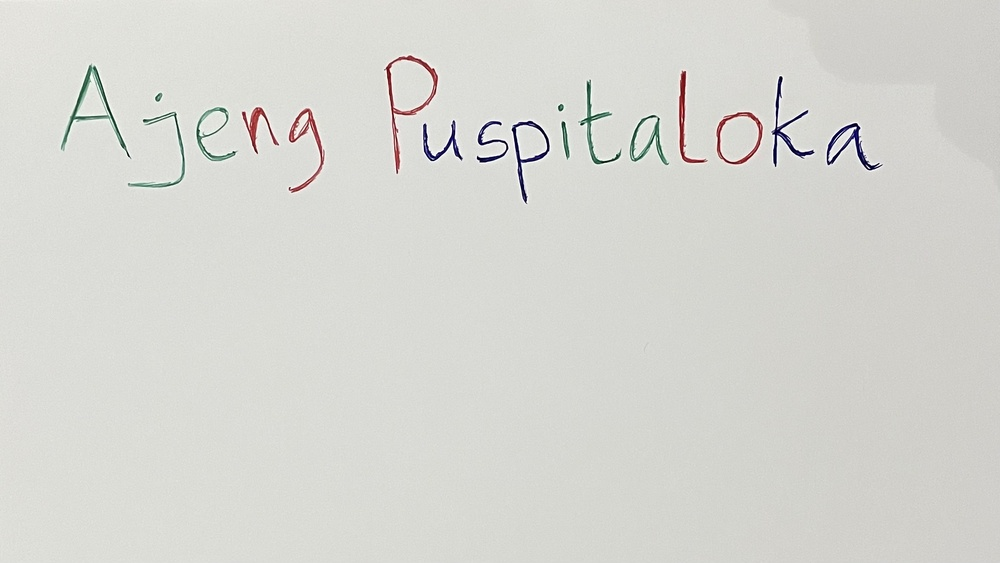
#> input picture AjengUts.jpg, 1000 x 563 px, shrunk from 2307 x 1299 before the run
$ jupyter execute 'Ajeng Puspitaloka UTS PCD.ipynb'
#> lines starting #> are read from the running program, lines starting #| are printed output that depends on the picture; after the words box and inside, x2 and y2 are one past the last pixel; in counts of white or black regions, pixels touching at a corner belong together
## IMPORT LIBRARY

[cell 1]
import cv2
import numpy as np
from matplotlib import pyplot as plt

## MEMBACA GAMBAR

[cell 2]
img = cv2.imread("AjengUts.jpg")
#> img is the input picture: shape (563, 1000, 3); mean B, G, R 209.6, 214.6, 214.3

## KONVERT BGR KE RGB

[cell 3]
rgb = cv2.cvtColor(img, cv2.COLOR_BGR2RGB)

[cell 4]
plt.imshow(rgb)

[cell 5]
alpha = 1
beta = 30
adjusted = cv2.convertScaleAbs(img, alpha=alpha, beta=beta)
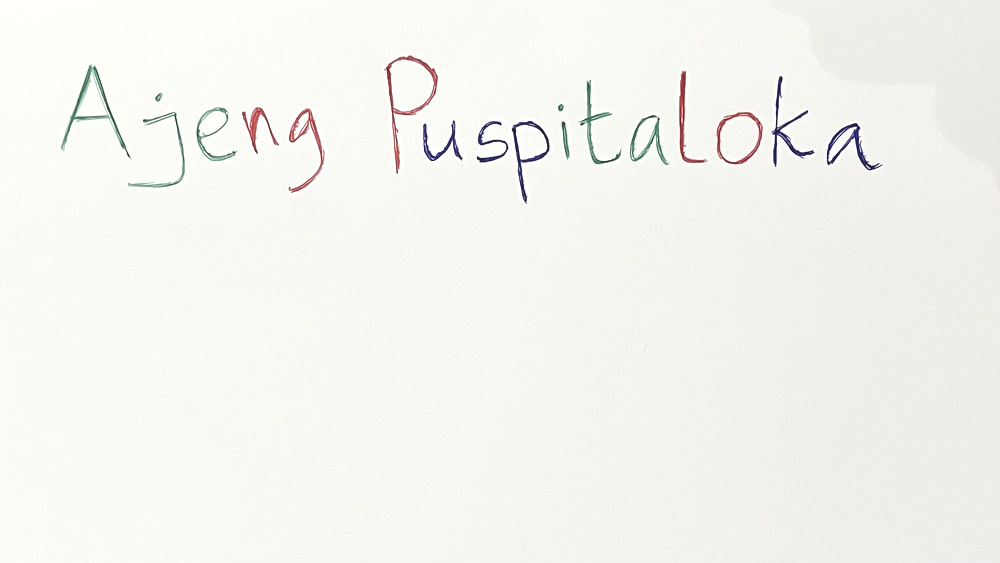
#> adjusted: shape (563, 1000, 3); mean B, G, R 239.5, 244.4, 244.1

kernel_sharpening = np.array([[-1,-1,-1], [-1,9,-1], [-1,-1,-1]])
sharpened = cv2.filter2D(adjusted, -1, kernel_sharpening)

plt.figure(figsize=(15, 5))

plt.subplot(1, 3, 1)
plt.title('Original Image')
plt.imshow(rgb)
plt.axis('off')

plt.subplot(1, 3, 2)
plt.title('Adjusted Image')
plt.imshow(cv2.cvtColor(adjusted, cv2.COLOR_BGR2RGB))
plt.axis('off')

plt.subplot(1, 3, 3)
plt.title('Sharpened Image')
plt.imshow(cv2.cvtColor(sharpened, cv2.COLOR_BGR2RGB))
plt.axis('off')

plt.show()
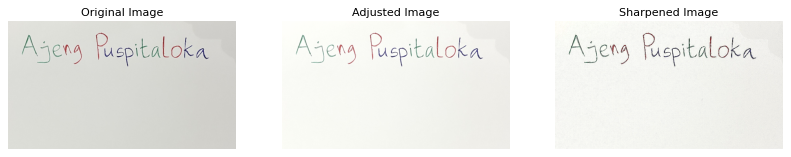
#> figure drawn by matplotlib, 3 panels

## DETEKSI RGB

[cell 6]
plt.subplot(2, 2, 1)
plt.imshow(cv2.cvtColor(sharpened, cv2.COLOR_BGR2RGB))
plt.title('Original Image')

plt.subplot(2, 2, 2)
plt.imshow(cv2.cvtColor(sharpened, cv2.COLOR_BGR2RGB)[:,:,0], cmap="gray")
plt.title('Red Channel')

plt.subplot(2, 2, 3)
plt.imshow(cv2.cvtColor(sharpened, cv2.COLOR_BGR2RGB)[:,:,1], cmap="gray")
plt.title('Green Channel')

plt.subplot(2, 2, 4)
plt.imshow(cv2.cvtColor(sharpened, cv2.COLOR_BGR2RGB)[:,:,2], cmap="gray")
plt.title('Blue Channel')

plt.show()
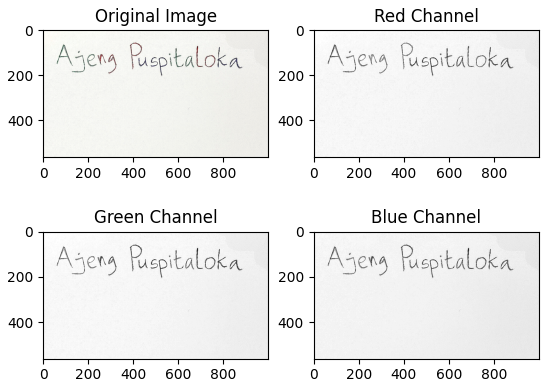
#> figure drawn by matplotlib, 4 panels

## HISTOGRAM

[cell 7]
merah=cv2.cvtColor(sharpened, cv2.COLOR_BGR2RGB)[:,:,0] #Merah
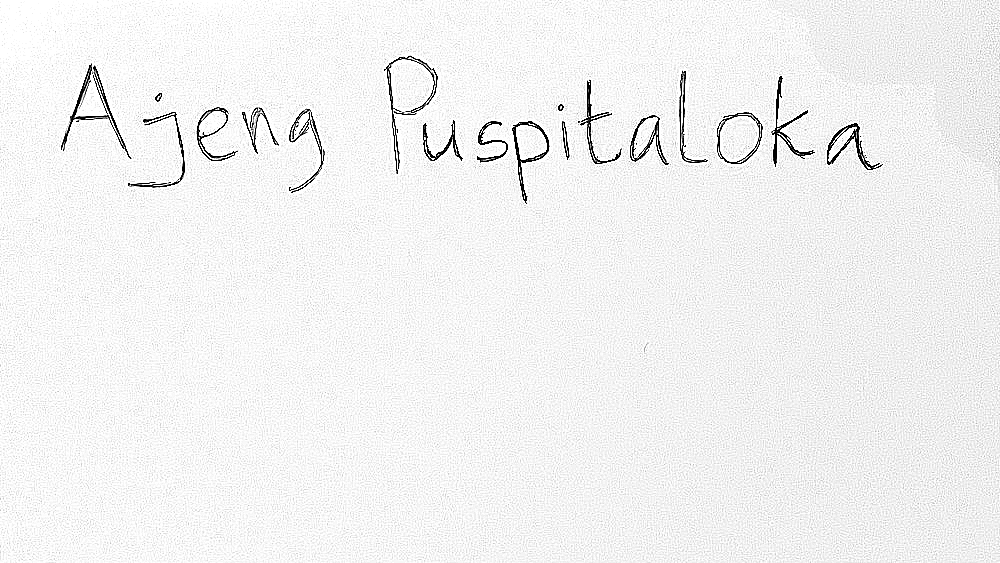
#> merah: shape (563, 1000); min 0, max 255, mean 241.2
fig, axs = plt.subplots(1,2, figsize = (15,5))
hist = cv2.calcHist([merah],[0],None,[256],[0,256])
#> hist = 256 values, max 156432 at index 255, min 2 at index 109, mean 2199.2
axs[0].imshow(merah, cmap='gray')
axs[1].plot(hist)
plt.show()
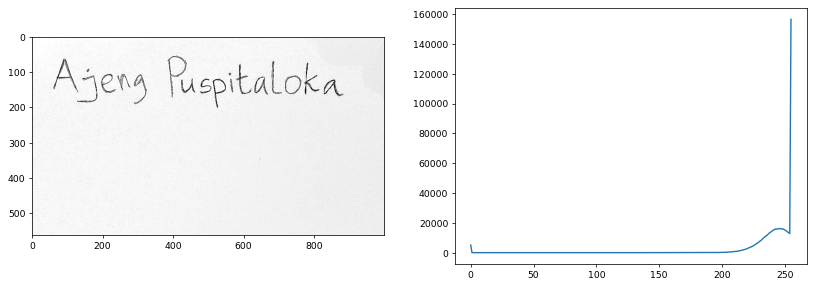
#> figure drawn by matplotlib, 2 panels; panel 2: curve peaks at x = 255, y = 156432

[cell 8]
hijau=cv2.cvtColor(sharpened, cv2.COLOR_BGR2RGB)[:,:,1] #hijau
fig, axs = plt.subplots(1,2, figsize = (15,5))
hist = cv2.calcHist([hijau],[0],None,[256],[0,256])
#> hist = 256 values, max 166692 at index 255, min 3 at index 58, mean 2199.2
axs[0].imshow(hijau, cmap='gray')
axs[1].plot(hist)
plt.show()
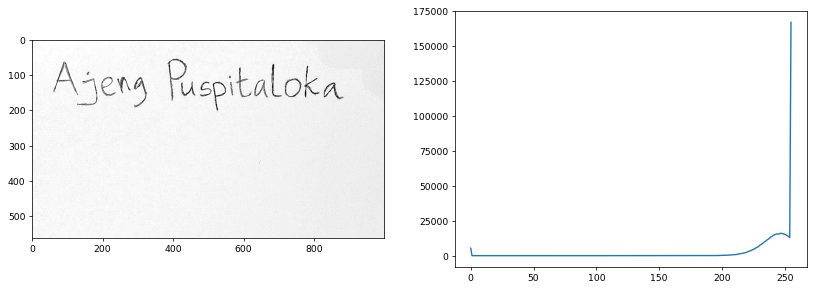
#> figure drawn by matplotlib, 2 panels; panel 2: curve peaks at x = 255, y = 166692

[cell 9]
biru=cv2.cvtColor(sharpened, cv2.COLOR_BGR2RGB)[:,:,2] #biru
fig, axs = plt.subplots(1,2, figsize = (15,5))
hist = cv2.calcHist([biru],[0],None,[256],[0,256])
#> hist = 256 values, max 102100 at index 255, min 2 at index 119, mean 2199.2
axs[0].imshow(biru, cmap='gray')
axs[1].plot(hist)
plt.show()
#> figure, not shown here; panel 2: curve peaks at x = 255, y = 102100

## AMBANG BATAS

[cell 10]
image_hsv = cv2.cvtColor(img, cv2.COLOR_BGR2HSV)
#> image_hsv: shape (563, 1000, 3); mean H, S, V 34.6, 8.4, 215.5

gray = cv2.cvtColor(img, cv2.COLOR_RGB2GRAY)

fig, axs = plt.subplots(2, 2, figsize=(10,10))

red_lower1 = np.array([0, 50, 50])
red_upper1 = np.array([10, 255, 255])
red_lower2 = np.array([170, 50, 50])
red_upper2 = np.array([180, 255, 255])

green_lower = np.array([36, 50, 50])
green_upper = np.array([86, 255, 255])

blue_lower = np.array([100, 50, 50])
blue_upper = np.array([140, 255, 255])

mask_red1 = cv2.inRange(image_hsv, red_lower1, red_upper1)
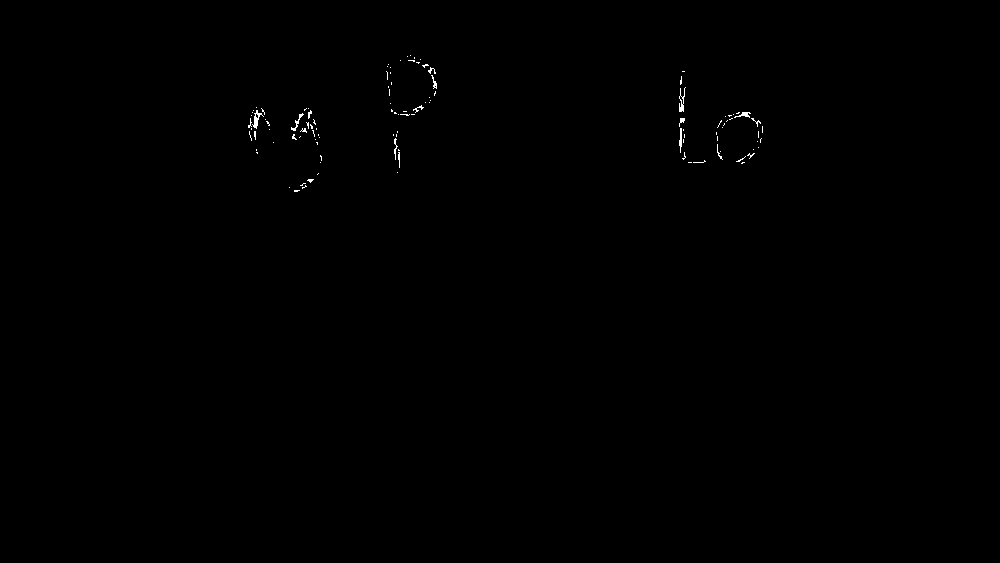
#> mask_red1: shape (563, 1000); 0.18% white in thin lines or dots, all inside (x1, y1, x2, y2) = (248, 55, 763, 192)
mask_red2 = cv2.inRange(image_hsv, red_lower2, red_upper2)
#> mask_red2: shape (563, 1000); 0.38% white; 23 white regions (9 under 20 px), largest, box (x1, y1, x2, y2) and area: (386, 56, 427, 139) 416, (717, 112, 762, 165) 361, (679, 71, 704, 163) 327
mask_red = cv2.bitwise_or(mask_red1, mask_red2)  # Combine the red masks
#> mask_red: shape (563, 1000); 0.56% white; 6 white regions, box (x1, y1, x2, y2) and area: (386, 55, 438, 173) 907, (289, 108, 324, 192) 669, (716, 112, 763, 165) 587, (679, 71, 706, 163) 532, (242, 107, 270, 154) 397, (269, 128, 279, 145) 50
mask_green = cv2.inRange(image_hsv, green_lower, green_upper)
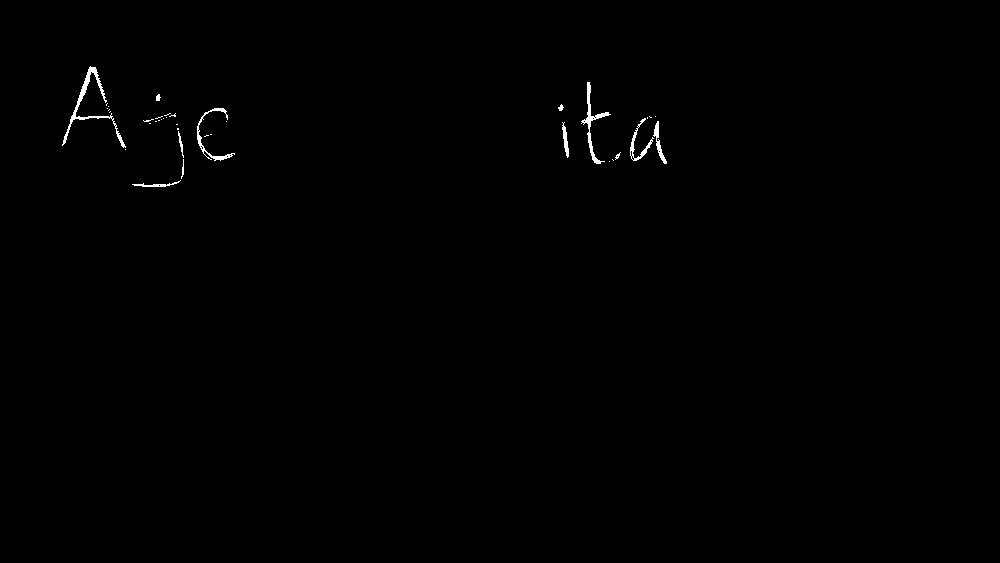
#> mask_green: shape (563, 1000); 0.37% white; 38 white regions (27 under 20 px), largest, box (x1, y1, x2, y2) and area: (62, 66, 126, 148) 573, (581, 82, 611, 164) 386, (197, 108, 235, 161) 280
mask_blue = cv2.inRange(image_hsv, blue_lower, blue_upper)
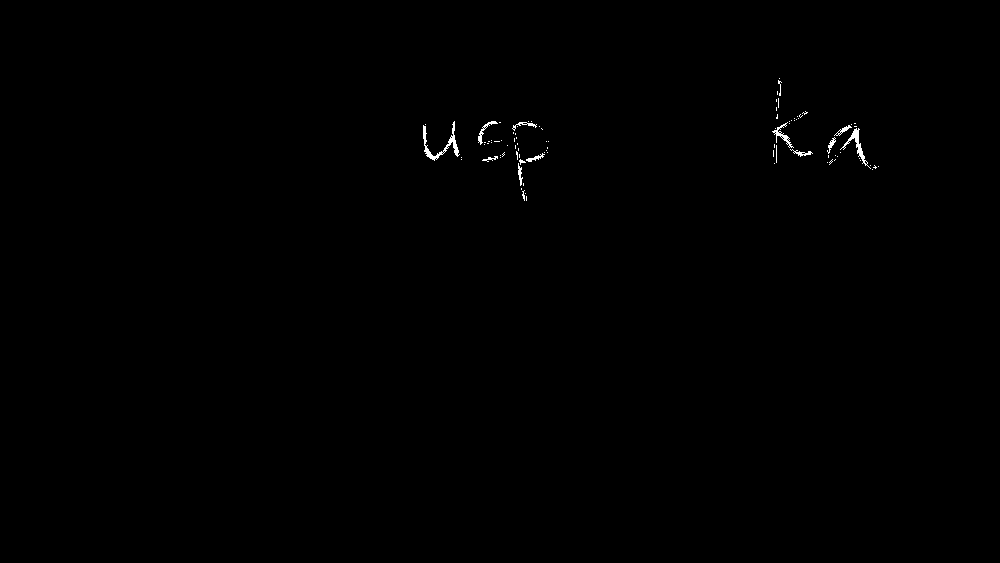
#> mask_blue: shape (563, 1000); 0.25% white in thin lines or dots, all inside (x1, y1, x2, y2) = (423, 78, 879, 201)

combined_mask1 = np.bitwise_or(mask_red, mask_blue)
#> combined_mask1: shape (563, 1000); 0.81% white; 97 white regions (79 under 20 px), largest, box (x1, y1, x2, y2) and area: (386, 55, 438, 173) 907, (289, 108, 324, 192) 669, (716, 112, 763, 165) 587
combined_mask2 = np.bitwise_or(combined_mask1, mask_green)
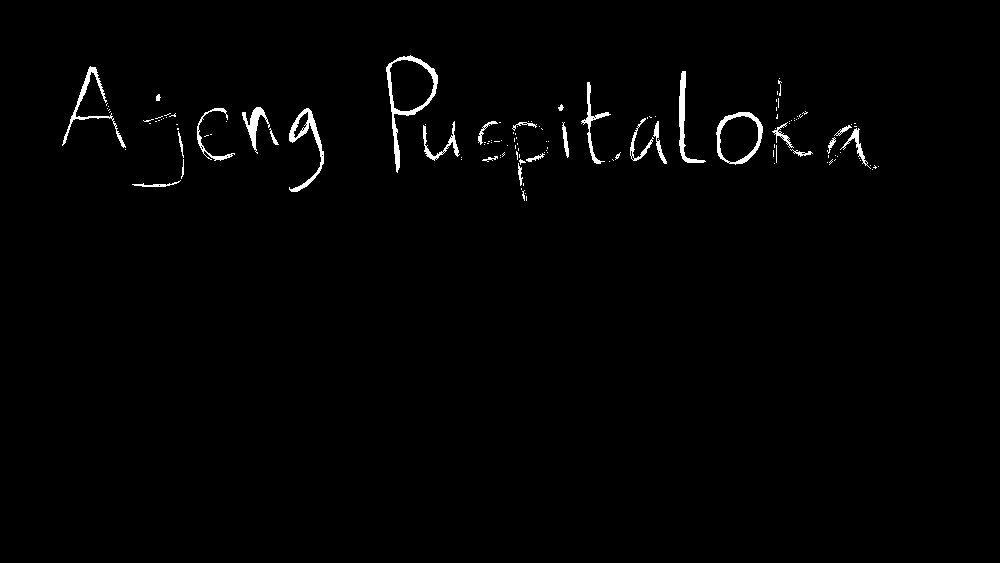
#> combined_mask2: shape (563, 1000); 1.2% white; 135 white regions (106 under 20 px), largest, box (x1, y1, x2, y2) and area: (386, 55, 438, 173) 907, (289, 108, 324, 192) 669, (716, 112, 763, 165) 587

(thresh, binary1) = cv2.threshold(gray, 0, 255, cv2.THRESH_BINARY)
#> binary1: shape (563, 1000); every value is 255
axs[0,0].imshow(binary1, cmap = 'gray')
axs[0,0].set_title('NONE')

plt.figure(figsize=(12, 10))
plt.subplot(1, 3, 1)
axs[0,1].imshow(mask_blue, cmap='gray')
axs[0,1].set_title('Blue Mask')
plt.axis('off')

plt.subplot(1, 3, 2)
axs[1,0].imshow(combined_mask1, cmap='gray')
axs[1,0].set_title('Red-Blue Mask')
plt.axis('off')

plt.subplot(1, 3, 3)
axs[1,1].imshow(combined_mask2, cmap='gray')
axs[1,1].set_title('Red-Green-Blue Mask')
plt.axis('off')

plt.show()
